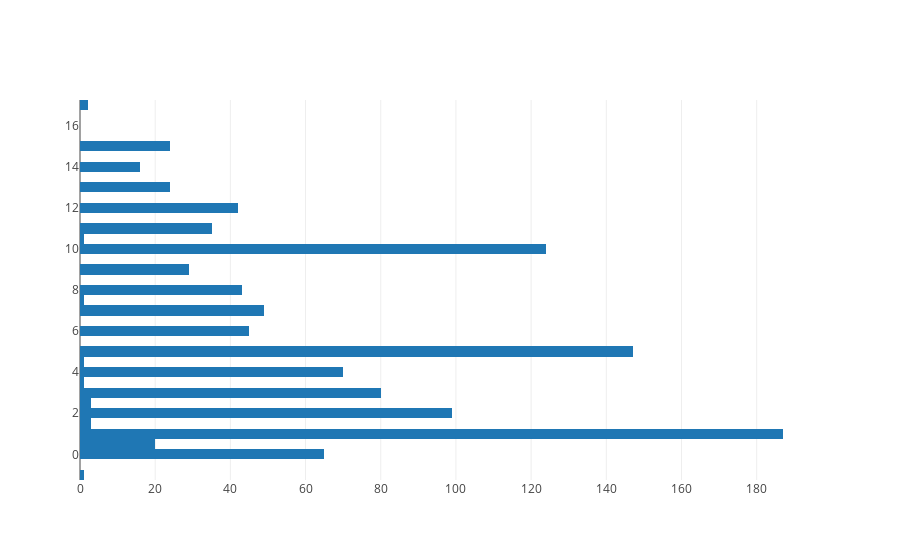

The notebook cell saved with this chart:
### Code cell
years_used = general["For how many years have you been using it?"]
iplot([go.Histogram(y=years_used)], filename='pandas/simple-histogram')

### Figure 1 — Plotly figure (JSON) as saved in the notebook; plotly's stock layout.template omitted (floating-point values rounded to 4 significant figures; data arrays with more than 128 entries replaced by an {"elided": "..."} marker saying what was removed)
{"data": [{"type": "histogram", "y": {"elided": "1199 float values"}}], "layout": {}}
